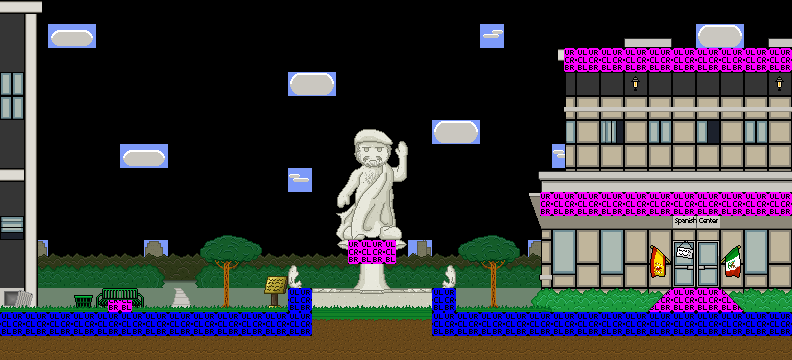

Rendered tile map (Tiled .tmx) drawn with the repository's tilesets; below, a short description and the map source with its tile grids summarised:
An orthogonal 33x15 tile map with 24x24 px tiles, 10 tile layers (bg, cloud, city, groundandsky, ...), 3 tilesets and 10 objects (4x door, 3x info, 2x sprite, liquid).

<map version="1.0" orientation="orthogonal" width="33" height="15" tilewidth="24" tileheight="24">
 <properties>
  <property name="blue" value="249" />
  <property name="green" value="154" />
  <property name="offset" value="1" />
  <property name="red" value="125" />
  <property name="soundtrack" value="greendale-alt" />
 </properties>
 <tileset firstgid="1" name="englishmemorial" tilewidth="24" tileheight="24">
  <image source="../images/tilesets/englishmemorial.png" width="480" height="288" />
 </tileset>
 <tileset firstgid="241" name="greendale-exterior" tilewidth="24" tileheight="24">
  <image source="../images/tilesets/greendale-exterior.png" width="480" height="480" />
 </tileset>
 <tileset firstgid="641" name="collisions" tilewidth="24" tileheight="24">
  <image source="../images/tilesets/collisions.png" width="632" height="512" />
 </tileset>
 <layer name="bg" width="33" height="15">
  <data>[495 cells, 140 non-empty, 3 distinct tile ids]</data>
 </layer>
 <layer name="cloud" width="33" height="15">
  <properties>
   <property name="parallax" value=".03" />
  </properties>
  <data>[495 cells, 13 non-empty, 3 distinct tile ids]</data>
 </layer>
 <layer name="city" width="33" height="15">
  <properties>
   <property name="parallax" value="0.25" />
  </properties>
  <data>[495 cells, 46 non-empty, 6 distinct tile ids]</data>
 </layer>
 <layer name="groundandsky" width="33" height="15">
  <data>[495 cells, 99 non-empty, 4 distinct tile ids]</data>
 </layer>
 <layer name="littlebushes" width="33" height="15">
  <data>[495 cells, 32 non-empty, 3 distinct tile ids]</data>
 </layer>
 <layer name="building" width="33" height="15">
  <data>[495 cells, 171 non-empty, 46 distinct tile ids]</data>
 </layer>
 <layer name="buildingdetails" width="33" height="15">
  <data>[495 cells, 32 non-empty, 16 distinct tile ids]</data>
 </layer>
 <layer name="fountain" width="33" height="15">
  <properties>
   <property name="foreground" value="true" />
  </properties>
  <data>[495 cells, 30 non-empty, 25 distinct tile ids]</data>
 </layer>
 <layer name="details" width="33" height="15">
  <properties>
   <property name="foreground" value="true" />
  </properties>
  <data>[495 cells, 44 non-empty, 4 distinct tile ids]</data>
 </layer>
 <layer name="collision" width="33" height="15">
  <data>[495 cells, 60 non-empty, 8 distinct tile ids]</data>
 </layer>
 <objectgroup name="nodes" width="0" height="0">
  <object type="liquid" x="299" y="282" width="149" height="97">
   <properties>
    <property name="drag" value="true" />
    <property name="drown" value="false" />
    <property name="mask" value="true" />
    <property name="sprite" value="images/liquid/water.png" />
   </properties>
  </object>
  <object type="door" x="283" y="344" width="185" height="19">
   <properties>
    <property name="instant" value="true" />
    <property name="level" value="secretwritersgarden" />
    <property name="sound" value="false" />
    <property name="to" value="pipe" />
   </properties>
  </object>
  <object name="vent" type="door" x="0" y="288" width="24" height="24" />
  <object type="sprite" x="296" y="265" width="24" height="24">
   <properties>
    <property name="animation" value="1-2,1" />
    <property name="height" value="24" />
    <property name="sheet" value="images/sprites/greendale/fountain01.png" />
    <property name="width" value="27" />
   </properties>
  </object>
  <object type="sprite" x="422" y="265" width="24" height="24">
   <properties>
    <property name="animation" value="1-2,1" />
    <property name="height" value="24" />
    <property name="sheet" value="images/sprites/greendale/fountain02.png" />
    <property name="width" value="27" />
   </properties>
  </object>
  <object type="info" x="262" y="276" width="26" height="17">
   <properties>
    <property name="info" value="WARNING!|Please do not throw coins into the English Memorial Fountain.|There have been reports of 'Ouch!' being heard from underneath.| --Greendale Custodial Staff" />
   </properties>
  </object>
  <object type="info" x="673" y="241" width="46" height="45">
   <properties>
    <property name="info" value="Closed for siesta time." />
   </properties>
  </object>
  <object type="door" x="168" y="264" width="24" height="48">
   <properties>
    <property name="level" value="greendale-exterior" />
    <property name="sound" value="false" />
    <property name="to" value="emexit" />
   </properties>
  </object>
  <object type="info" x="-4" y="259" width="32" height="61">
   <properties>
    <property name="info" value="It's too difficult to squeeze back in." />
   </properties>
  </object>
  <object name="main" type="door" x="24" y="264" width="48" height="48" />
 </objectgroup>
</map>
